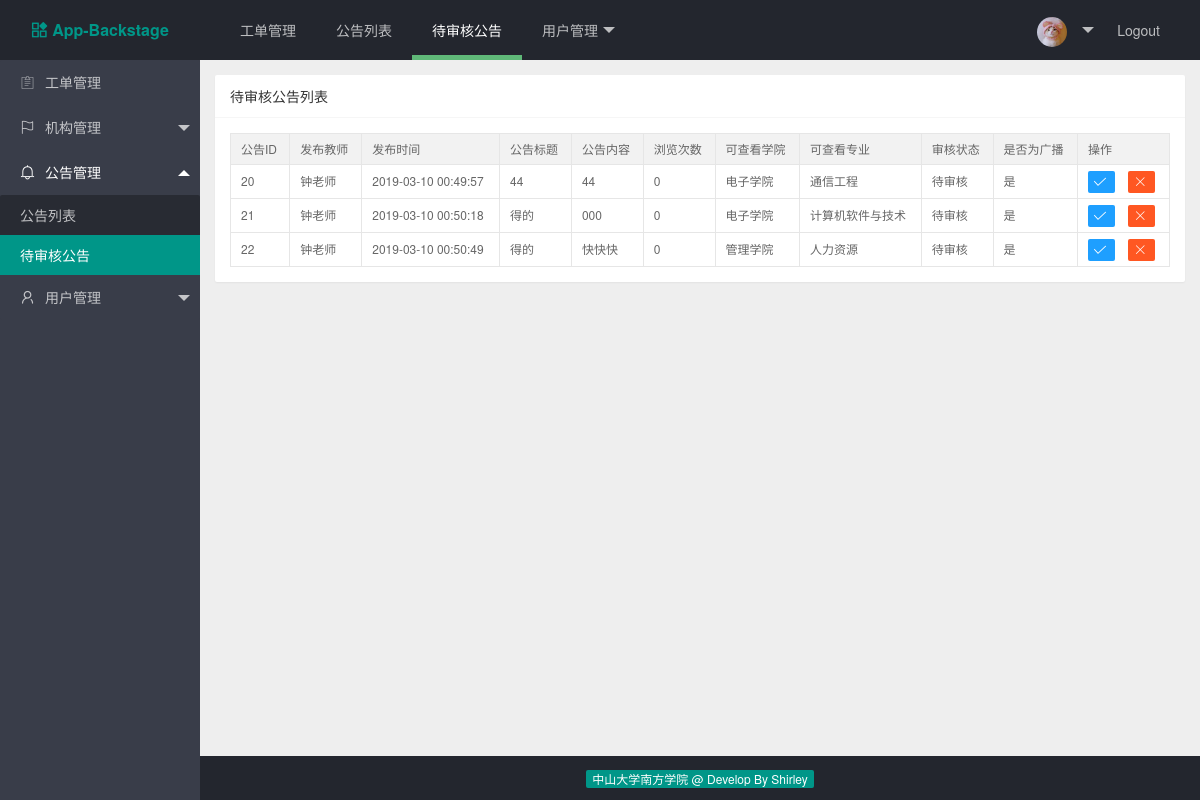
Before: /index.php/web/nt_mgt/unreview_list with the older database file.
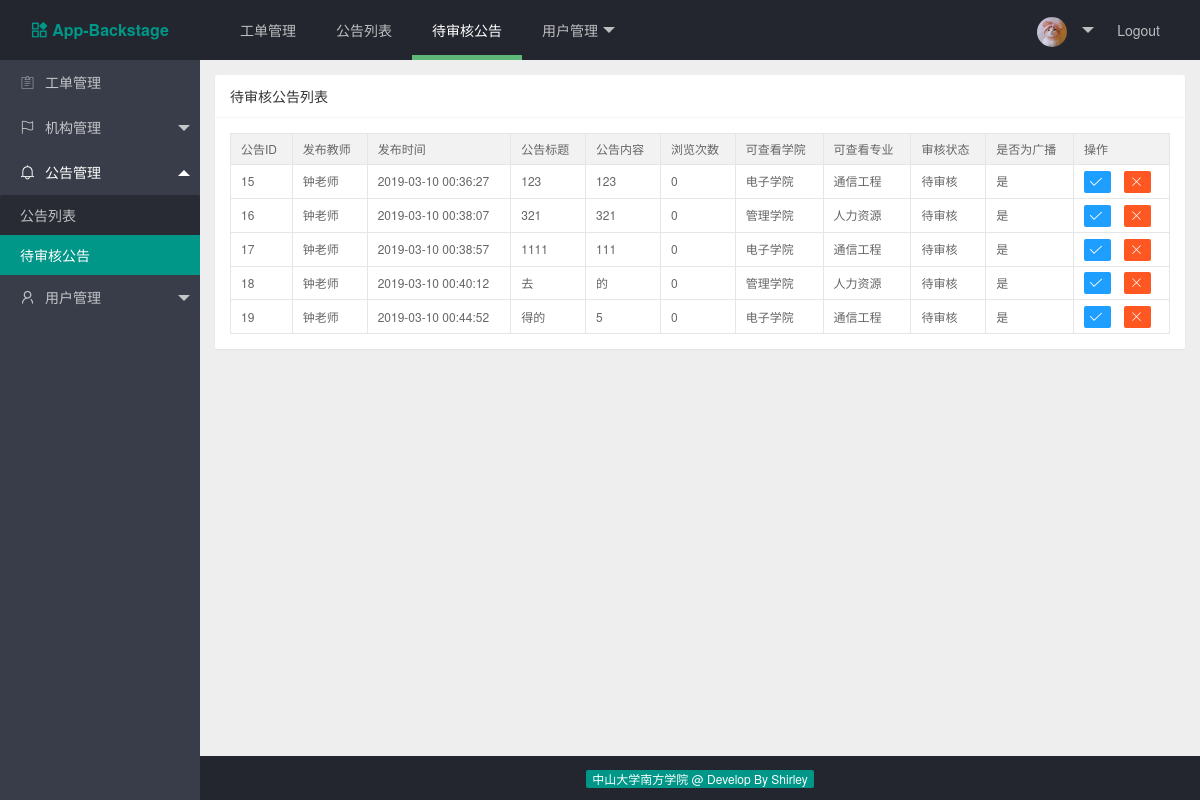
After: the same page with the newer database file.
### tables this page shows
CREATE TABLE IF NOT EXISTS `notice_tb` (
  `notice_id` int(11) NOT NULL AUTO_INCREMENT COMMENT '公告ID',
  `notice_tea_id` int(11) NOT NULL COMMENT '发布公告教师的ID',
  `notice_time` datetime NOT NULL COMMENT '发布公告的时间',
  `notice_title` varchar(200) NOT NULL DEFAULT '0' COMMENT '公告标题',
  `notice_content` text NOT NULL COMMENT '公告内容',
  `notice_read_times` int(11) NOT NULL DEFAULT '0' COMMENT '公告被浏览次数',
  `college_id` int(11) NOT NULL COMMENT '可查看的学院ID',
  `major_id` int(11) NOT NULL COMMENT '可查看的专业ID',
  `notice_pass_review` int(11) NOT NULL COMMENT '是否通过审核',
  `notice_is_all` int(11) DEFAULT NULL COMMENT '是否发送至全校',
  PRIMARY KEY (`notice_id`)
);

CREATE TABLE IF NOT EXISTS `tea_user_tb` (
  `tea_id` bigint(20) NOT NULL AUTO_INCREMENT COMMENT '教师用户ID',
  `role_id` int(11) NOT NULL DEFAULT '0' COMMENT '角色ID',
  `tea_account` varchar(50) NOT NULL DEFAULT '0' COMMENT '工号，为登录账号',
  `tea_password` varchar(50) NOT NULL DEFAULT '0' COMMENT '登录密码',
  `tea_name` varchar(50) NOT NULL DEFAULT '0' COMMENT '教师姓名',
  `tea_spell` varchar(50) NOT NULL DEFAULT '0' COMMENT '姓名拼音',
  `tea_sex` varchar(50) NOT NULL DEFAULT '0' COMMENT '教师性别',
  `college_id` int(11) DEFAULT NULL COMMENT '学院ID',
  `major_id` int(11) DEFAULT NULL COMMENT '专业ID',
  `tea_phone` varchar(50) DEFAULT NULL COMMENT '电话',
  `tea_course` varchar(200) DEFAULT NULL COMMENT '所有教授课程，以逗号分隔',
  `tea_isInstructor` int(2) DEFAULT NULL COMMENT '是否为辅导员',
  PRIMARY KEY (`tea_id`)
);

CREATE TABLE IF NOT EXISTS `college_info_tb` (
  `college_id` int(11) NOT NULL AUTO_INCREMENT COMMENT '学院id',
  `college_name` varchar(200) NOT NULL COMMENT '学院名称',
  `college_icon` varchar(100) NOT NULL COMMENT '学院图标',
  `college_address` varchar(300) NOT NULL COMMENT '学院地址',
  `college_introduction` varchar(500) NOT NULL COMMENT '学院简介',
  PRIMARY KEY (`college_id`)
);

CREATE TABLE IF NOT EXISTS `major_info_tb` (
  `major_id` int(11) NOT NULL AUTO_INCREMENT COMMENT '专业id',
  `college_id` int(11) NOT NULL COMMENT '所属学院id',
  `major_name` varchar(50) NOT NULL COMMENT '专业名称',
  `major_introduction` varchar(300) NOT NULL COMMENT '专业简介',
  PRIMARY KEY (`major_id`)
);

### application/controllers/web/Notice.php (called while the page is built, shortened)
<?php
class Notice extends CI_Controller {
	public function get_unreview_notice()
	{
		$this->load->model('web/notice_model');
		$res = $this->notice_model->get_unreview_notice();
		return $res;
	}
	public function unreview($page = 'unreview')
	{
		$data['unreview_notice_list'] = $this->get_unreview_notice();
		$this->load->view('common/header');
		$this->load->view('common/navbar');
		$this->load->view('common/sidebar');
		$this->load->view('notice/unreview', $data);
		$this->load->view('common/footer');
	}
}

### index.php (called while the page is built, shortened)
<?php
require_once BASEPATH.'core/CodeIgniter.php';

### application/models/web/Notice_model.php (called while the page is built, shortened)
<?php
class Notice_model extends CI_Model {
    public static $table_name = 'notice_tb';
    public function get_unreview_notice()
    {
        $this->db->select('*');
        $this->db->join('college_info_tb','college_info_tb.college_id = notice_tb.college_id');
        $this->db->join('major_info_tb','major_info_tb.major_id = notice_tb.major_id');
        $this->db->join('tea_user_tb','tea_user_tb.tea_id = notice_tb.notice_tea_id');
        $this->db->where('notice_pass_review', 0);
        $query_res = $this->db->get(self::$table_name);
        return $query_res->result_array();
    }
}

### application/views/notice/unreview.php (the view)
<div class="layui-body layui-bg-gray">
    <div style="padding: 15px;" id="unreview_list">
        <div class="layui-card">
            <div class="layui-card-header">
                待审核公告列表
            </div>
            <div class="layui-card-body">
                <table class="layui-table" lay-size="sm">
                    <colgroup>
                        <col>
                        <col>
                        <col>
                        <col>
                        <col>
                        <col>
                        <col>
                        <col>
                        <col>
                        <col>
                        <col>
                    </colgroup>
                    <thead>
                        <tr>
                            <th>公告ID</th>
                            <th>发布教师</th>
                            <th>发布时间</th>
                            <th>公告标题</th>
                            <th>公告内容</th>
                            <th>浏览次数</th>
                            <th>可查看学院</th>
                            <th>可查看专业</th>
                            <th>审核状态</th>
                            <th>是否为广播</th>
                            <th>操作</th>
                        </tr>
                    </thead>
                    <tbody>
                        <?php foreach ($unreview_notice_list as $notice):?>
                            <tr>
                                <td><?php echo $notice['notice_id'];?></td>
                                <td><?php echo $notice['tea_name'];?></td>
                                <td><?php echo $notice['notice_time'];?></td>
                                <td><?php echo $notice['notice_title'];?></td>
                                <td><?php echo $notice['notice_content'];?></td>
                                <td><?php echo $notice['notice_read_times'];?></td>
                                <td><?php echo $notice['college_name'];?></td>
                                <td><?php echo $notice['major_name'];?></td>
                                <td>
                                    <?php
                                        if ($notice['notice_pass_review'] === '0') {
                                            echo '待审核';
                                        } else if ($notice['notice_pass_review'] === '1') {
                                            echo '审核通过';
                                        } else {
                                            echo '审核不通过';
                                        }
                                    ?>
                                </td>
                                <td><?php echo $notice['notice_content'] === '0' ? '否' : '是';?></td>
                                <td>
                                    <a title="点击审核通过" href="<?php echo site_url('web/nt_mgt/pass_notice').'?notice_id='.$notice['notice_id']; ?>"
                                        class="layui-btn layui-btn-normal layui-btn-xs">
                                        <i class="layui-icon">&#xe605;</i>
                                    </a>
                                    <a title="点击审核不通过" href="<?php echo site_url('web/nt_mgt/unpass_notice').'?notice_id='.$notice['notice_id']; ?>"
                                        class="layui-btn layui-btn-danger layui-btn-xs">
                                        <i class="layui-icon">&#x1006;</i>
                                    </a>
                                </td>
                            </tr>
                        <?php endforeach;?>
                    </tbody>
                </table>
            </div>
        </div>
    </div>
</div>

Changed rows visible on the page:
no longer on this page (row edited): notice_tb: notice_id "20", tea_user_tb.tea_name "钟老师", notice_time "2019-03-10 00:49:57", notice_title "44", notice_content "44", notice_read_times "0", college.college_name "电子学院", major.major_name "通信工程", notice_pass_review "待审核", shows "是"
no longer on this page (row edited): notice_tb: notice_id "21", tea_user_tb.tea_name "钟老师", notice_time "2019-03-10 00:50:18", notice_title "得的", notice_content "000", notice_read_times "0", college.college_name "电子学院", major.major_name "计算机软件与技术", notice_pass_review "待审核", shows "是"
removed notice_tb: notice_id "22", tea_user_tb.tea_name "钟老师", notice_time "2019-03-10 00:50:49", notice_title "得的", notice_content "快快快", notice_read_times "0", college.college_name "管理学院", major.major_name "人力资源", notice_pass_review "待审核", shows "是"
now on this page (row edited): notice_tb: notice_id "15", tea_user_tb.tea_name "钟老师", notice_time "2019-03-10 00:36:27", notice_title "123", notice_content "123", notice_read_times "0", college.college_name "电子学院", major.major_name "通信工程", notice_pass_review "待审核", shows "是"
now on this page (row edited): notice_tb: notice_id "16", tea_user_tb.tea_name "钟老师", notice_time "2019-03-10 00:38:07", notice_title "321", notice_content "321", notice_read_times "0", college.college_name "管理学院", major.major_name "人力资源", notice_pass_review "待审核", shows "是"
now on this page (row edited): notice_tb: notice_id "17", tea_user_tb.tea_name "钟老师", notice_time "2019-03-10 00:38:57", notice_title "1111", notice_content "111", notice_read_times "0", college.college_name "电子学院", major.major_name "通信工程", notice_pass_review "待审核", shows "是"
now on this page (row edited): notice_tb: notice_id "18", tea_user_tb.tea_name "钟老师", notice_time "2019-03-10 00:40:12", notice_title "去", notice_content "的", notice_read_times "0", college.college_name "管理学院", major.major_name "人力资源", notice_pass_review "待审核", shows "是"
now on this page (row edited): notice_tb: notice_id "19", tea_user_tb.tea_name "钟老师", notice_time "2019-03-10 00:44:52", notice_title "得的", notice_content "5", notice_read_times "0", college.college_name "电子学院", major.major_name "通信工程", notice_pass_review "待审核", shows "是"
